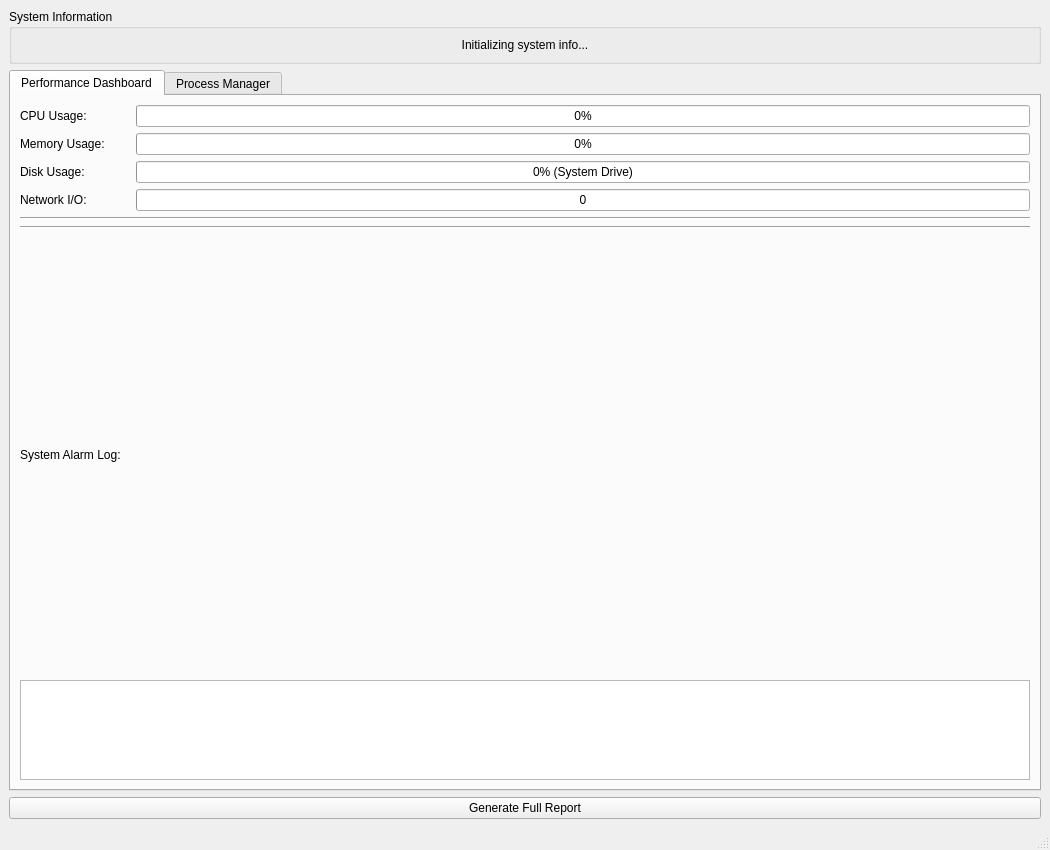
<?xml version="1.0" encoding="UTF-8"?>
<ui version="4.0">
 <class>MainWindow</class>
 <widget class="QMainWindow" name="MainWindow">
  <property name="geometry">
   <rect>
    <x>0</x>
    <y>0</y>
    <width>1050</width>
    <height>850</height>
   </rect>
  </property>
  <property name="windowTitle">
   <string>System Monitor (Task Manager Ultimate)</string>
  </property>
  <widget class="QWidget" name="centralwidget">
   <layout class="QVBoxLayout" name="verticalLayout_root">
    <item>
     <widget class="QGroupBox" name="groupBox_info">
      <property name="title">
       <string>System Information</string>
      </property>
      <layout class="QHBoxLayout" name="horizontalLayout_info">
       <item>
        <widget class="QLabel" name="label_os_info">
         <property name="text">
          <string>Initializing system info...</string>
         </property>
         <property name="alignment">
          <set>Qt::AlignCenter</set>
         </property>
        </widget>
       </item>
      </layout>
     </widget>
    </item>
    <item>
     <widget class="QTabWidget" name="tabWidget">
      <property name="currentIndex">
       <number>0</number>
      </property>
      <widget class="QWidget" name="tab_dashboard">
       <attribute name="title">
        <string>Performance Dashboard</string>
       </attribute>
       <layout class="QVBoxLayout" name="verticalLayout_main">
        <item>
         <layout class="QHBoxLayout" name="horizontalLayout_cpu">
          <item>
           <widget class="QLabel" name="label">
            <property name="minimumSize">
             <size>
              <width>110</width>
              <height>0</height>
             </size>
            </property>
            <property name="text">
             <string>CPU Usage:</string>
            </property>
           </widget>
          </item>
          <item>
           <widget class="QProgressBar" name="progressBar">
            <property name="value">
             <number>0</number>
            </property>
           </widget>
          </item>
         </layout>
        </item>
        <item>
         <layout class="QHBoxLayout" name="horizontalLayout_mem">
          <item>
           <widget class="QLabel" name="label_2">
            <property name="minimumSize">
             <size>
              <width>110</width>
              <height>0</height>
             </size>
            </property>
            <property name="text">
             <string>Memory Usage:</string>
            </property>
           </widget>
          </item>
          <item>
           <widget class="QProgressBar" name="progressBar_2">
            <property name="value">
             <number>0</number>
            </property>
           </widget>
          </item>
         </layout>
        </item>
        <item>
         <layout class="QHBoxLayout" name="horizontalLayout_disk">
          <item>
           <widget class="QLabel" name="label_disk">
            <property name="minimumSize">
             <size>
              <width>110</width>
              <height>0</height>
             </size>
            </property>
            <property name="text">
             <string>Disk Usage:</string>
            </property>
           </widget>
          </item>
          <item>
           <widget class="QProgressBar" name="progressBar_disk">
            <property name="value">
             <number>0</number>
            </property>
            <property name="format">
             <string>%p% (System Drive)</string>
            </property>
           </widget>
          </item>
         </layout>
        </item>
        <item>
         <layout class="QHBoxLayout" name="horizontalLayout_net">
          <item>
           <widget class="QLabel" name="label_net">
            <property name="minimumSize">
             <size>
              <width>110</width>
              <height>0</height>
             </size>
            </property>
            <property name="text">
             <string>Network I/O:</string>
            </property>
           </widget>
          </item>
          <item>
           <widget class="QProgressBar" name="progressBar_net">
            <property name="value">
             <number>0</number>
            </property>
            <property name="format">
             <string>%v</string>
            </property>
           </widget>
          </item>
         </layout>
        </item>
        <item>
         <widget class="Line" name="line">
          <property name="orientation">
           <enum>Qt::Horizontal</enum>
          </property>
         </widget>
        </item>
        <item>
         <layout class="QVBoxLayout" name="verticalLayout_chart"/>
        </item>
        <item>
         <widget class="Line" name="line_2">
          <property name="orientation">
           <enum>Qt::Horizontal</enum>
          </property>
         </widget>
        </item>
        <item>
         <widget class="QLabel" name="label_log">
          <property name="text">
           <string>System Alarm Log:</string>
          </property>
         </widget>
        </item>
        <item>
         <widget class="QTextEdit" name="textEdit_log">
          <property name="maximumSize">
           <size>
            <width>16777215</width>
            <height>100</height>
           </size>
          </property>
          <property name="readOnly">
           <bool>true</bool>
          </property>
         </widget>
        </item>
       </layout>
      </widget>
      <widget class="QWidget" name="tab_processes">
       <attribute name="title">
        <string>Process Manager</string>
       </attribute>
       <layout class="QVBoxLayout" name="verticalLayout_proc">
        <item>
         <widget class="QLabel" name="label_proc_title">
          <property name="font">
           <font>
            <pointsize>12</pointsize>
            <bold>true</bold>
           </font>
          </property>
          <property name="text">
           <string>Running Processes (Loading...)</string>
          </property>
         </widget>
        </item>
        <item>
         <widget class="QTableWidget" name="tableWidget_proc">
          <property name="columnCount">
           <number>4</number>
          </property>
          <column>
           <property name="text">
            <string>PID</string>
           </property>
          </column>
          <column>
           <property name="text">
            <string>Process Name</string>
           </property>
          </column>
          <column>
           <property name="text">
            <string>Threads</string>
           </property>
          </column>
          <column>
           <property name="text">
            <string>Memory</string>
           </property>
          </column>
         </widget>
        </item>
        <item>
         <widget class="QPushButton" name="btn_refreshProc">
          <property name="cursor">
           <cursorShape>PointingHandCursor</cursorShape>
          </property>
          <property name="text">
           <string>Refresh Process List</string>
          </property>
         </widget>
        </item>
       </layout>
      </widget>
     </widget>
    </item>
    <item>
     <widget class="QPushButton" name="btn_saveReport">
      <property name="cursor">
       <cursorShape>PointingHandCursor</cursorShape>
      </property>
      <property name="text">
       <string>Generate Full Report</string>
      </property>
     </widget>
    </item>
   </layout>
  </widget>
  <widget class="QMenuBar" name="menubar">
   <property name="geometry">
    <rect>
     <x>0</x>
     <y>0</y>
     <width>1050</width>
     <height>20</height>
    </rect>
   </property>
  </widget>
  <widget class="QStatusBar" name="statusbar"/>
 </widget>
 <resources/>
 <connections/>
</ui>
